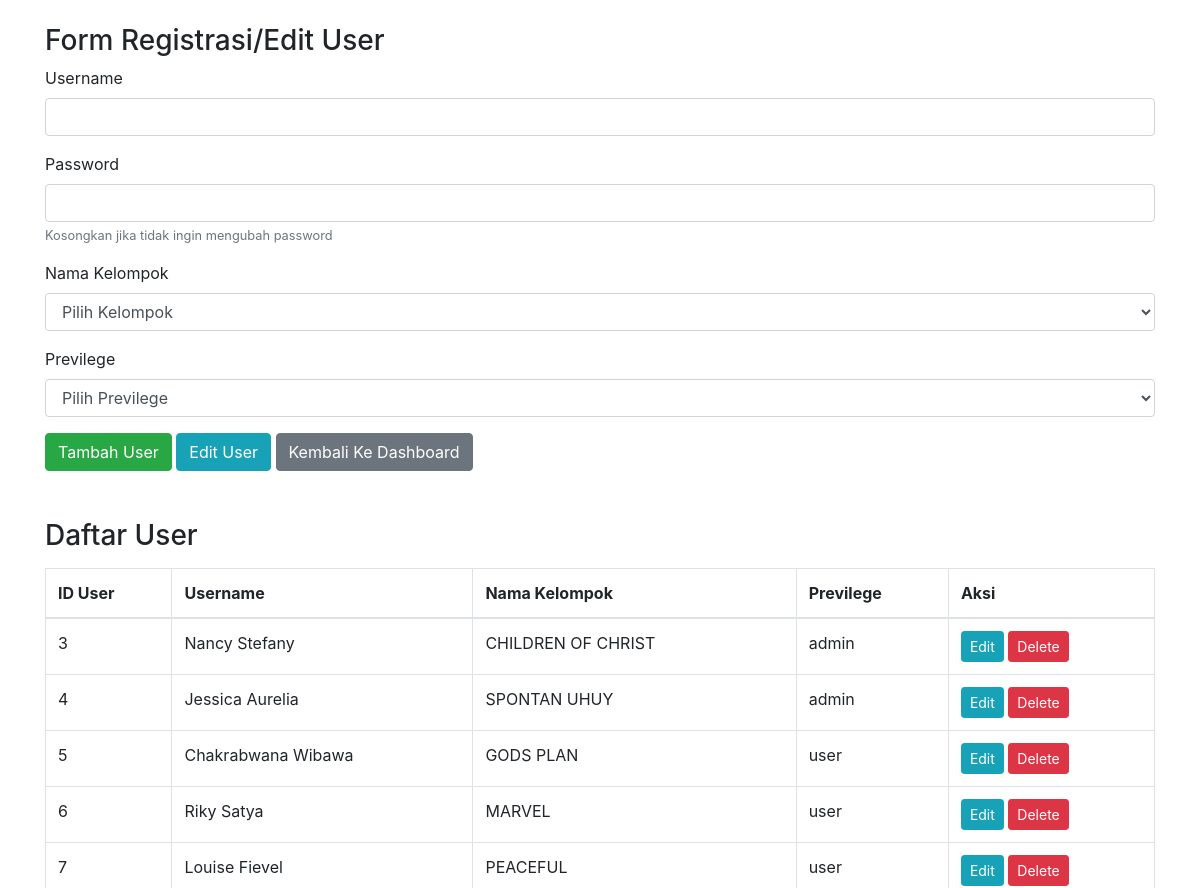
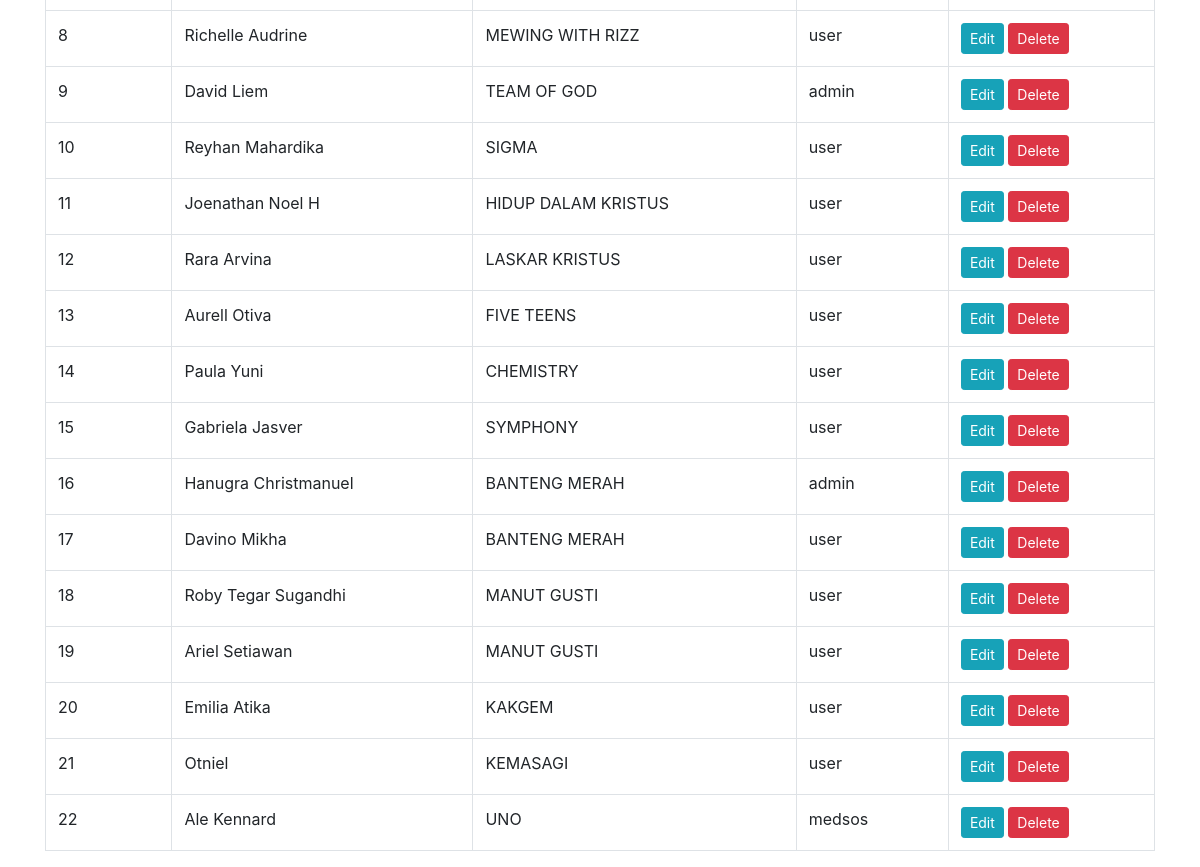
Page /form_register.php (signed in) on the committed database (2 pictures, top to bottom).
### tables this page shows
CREATE TABLE `user` (
  `id_user` int(11) NOT NULL,
  `username` varchar(255) NOT NULL,
  `password` varchar(255) NOT NULL,
  `nama_kelompok` varchar(255) NOT NULL,
  `previlage` varchar(255) NOT NULL,
  `isdelete` int(11) NOT NULL
);

### form_register.php (the view, shortened to what this page needs)
<?php
include('koneksi.php');
$sql_user = "SELECT id_user, username, nama_kelompok, previlage FROM user WHERE isdelete = 0";
$result_user = $conn->query($sql_user);
?>
<!DOCTYPE html>
<html lang="en">
<head>
    <link href="https://stackpath.bootstrapcdn.com/bootstrap/4.3.1/css/bootstrap.min.css" rel="stylesheet">
</head>
<body>
<div class="container mt-4">
    <h3>Form Registrasi/Edit User</h3>
    <form method="POST">
        <div class="form-group">
            <label for="username">Username</label>
            <input type="text" class="form-control" id="username" name="username" required>
        </div>
        <div class="form-group">
            <label for="password">Password</label>
            <input type="password" class="form-control" id="password" name="password">
            <small class="form-text text-muted">Kosongkan jika tidak ingin mengubah password</small>
        </div>
        <div class="form-group">
            <label for="nama_kelompok">Nama Kelompok</label>
            <select class="form-control" id="nama_kelompok" name="nama_kelompok" required>
                <option value="">Pilih Kelompok</option>
            </select>
        </div>
        <div class="form-group">
            <label for="previlage">Previlege</label>
            <select class="form-control" id="previlage" name="previlage" required>
                <option value="">Pilih Previlege</option>
            </select>
        </div>
        <button type="submit" class="btn btn-success" name="add">Tambah User</button>
        <button type="submit" class="btn btn-info" name="edit">Edit User</button>
        <a href="index.php" class="btn btn-secondary">Kembali Ke Dashboard</a>
    </form>
    <h3 class="mt-5">Daftar User</h3>
    <table class="table table-bordered table-hover mt-3">
        <thead>
        <tr>
            <th>ID User</th>
            <th>Username</th>
            <th>Nama Kelompok</th>
            <th>Previlege</th>
            <th>Aksi</th>
        </tr>
        </thead>
        <tbody>
        <?php if ($result_user->num_rows > 0): ?>
            <?php while ($row = $result_user->fetch_assoc()): ?>
                <tr>
                    <td><?= $row['id_user'] ?></td>
                    <td><?= htmlspecialchars($row['username']) ?></td>
                    <td><?= htmlspecialchars($row['nama_kelompok']) ?></td>
                    <td><?= htmlspecialchars($row['previlage']) ?></td>
                    <td>
                        <button class="btn btn-info btn-sm" onclick="editUser(<?= $row['id_user'] ?>, '<?= htmlspecialchars($row['username']) ?>', '<?= htmlspecialchars($row['nama_kelompok']) ?>', '<?= htmlspecialchars($row['previlage']) ?>')">Edit</button>
                        <a href="?delete=<?= $row['id_user'] ?>" class="btn btn-danger btn-sm" onclick="return confirm('Apakah Anda yakin ingin menghapus user ini?')">Delete</a>
                    </td>
                </tr>
            <?php endwhile; ?>
        <?php else: ?>
            <tr>
                <td colspan="5" class="text-center">Belum ada data user</td>
            </tr>
        <?php endif; ?>
        </tbody>
    </table>
</div>
</body>
</html>

### rows in the picture
user: id_user "3", username "Nancy Stefany", nama_kelompok "CHILDREN OF CHRIST", previlage "admin"
user: id_user "4", username "Jessica Aurelia", nama_kelompok "SPONTAN UHUY", previlage "admin"
user: id_user "5", username "Chakrabwana Wibawa", nama_kelompok "GODS PLAN", previlage "user"
user: id_user "6", username "Riky Satya", nama_kelompok "MARVEL", previlage "user"
user: id_user "7", username "Louise Fievel", nama_kelompok "PEACEFUL", previlage "user"
user: id_user "8", username "Richelle Audrine", nama_kelompok "MEWING WITH RIZZ", previlage "user"
user: id_user "9", username "David Liem", nama_kelompok "TEAM OF GOD", previlage "admin"
user: id_user "10", username "Reyhan Mahardika", nama_kelompok "SIGMA", previlage "user"
user: id_user "11", username "Joenathan Noel H", nama_kelompok "HIDUP DALAM KRISTUS", previlage "user"
user: id_user "12", username "Rara Arvina", nama_kelompok "LASKAR KRISTUS", previlage "user"
user: id_user "13", username "Aurell Otiva", nama_kelompok "FIVE TEENS", previlage "user"
user: id_user "14", username "Paula Yuni", nama_kelompok "CHEMISTRY", previlage "user"
user: id_user "15", username "Gabriela Jasver", nama_kelompok "SYMPHONY", previlage "user"
user: id_user "16", username "Hanugra Christmanuel", nama_kelompok "BANTENG MERAH", previlage "admin"
user: id_user "17", username "Davino Mikha", nama_kelompok "BANTENG MERAH", previlage "user"
user: id_user "18", username "Roby Tegar Sugandhi", nama_kelompok "MANUT GUSTI", previlage "user"
user: id_user "19", username "Ariel Setiawan", nama_kelompok "MANUT GUSTI", previlage "user"
user: id_user "20", username "Emilia Atika", nama_kelompok "KAKGEM", previlage "user"
user: id_user "21", username "Otniel", nama_kelompok "KEMASAGI", previlage "user"
user: id_user "22", username "Ale Kennard", nama_kelompok "UNO", previlage "medsos"
